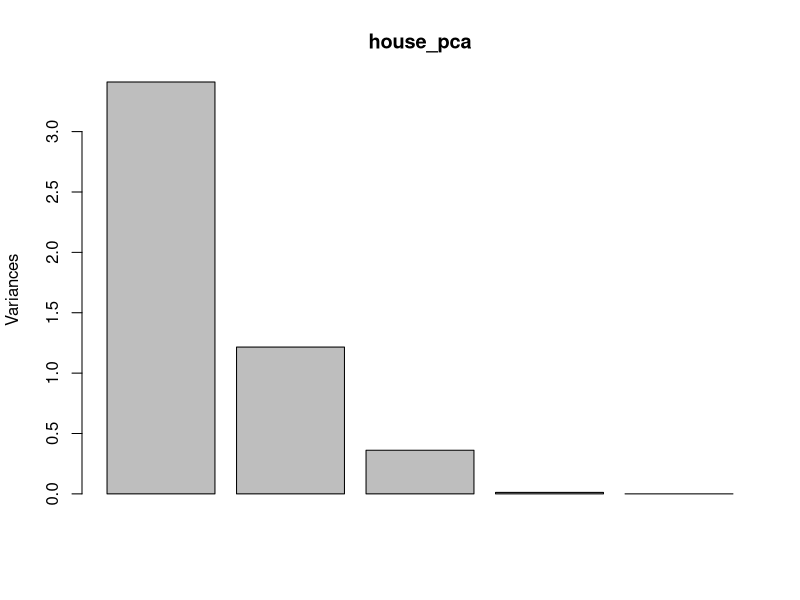
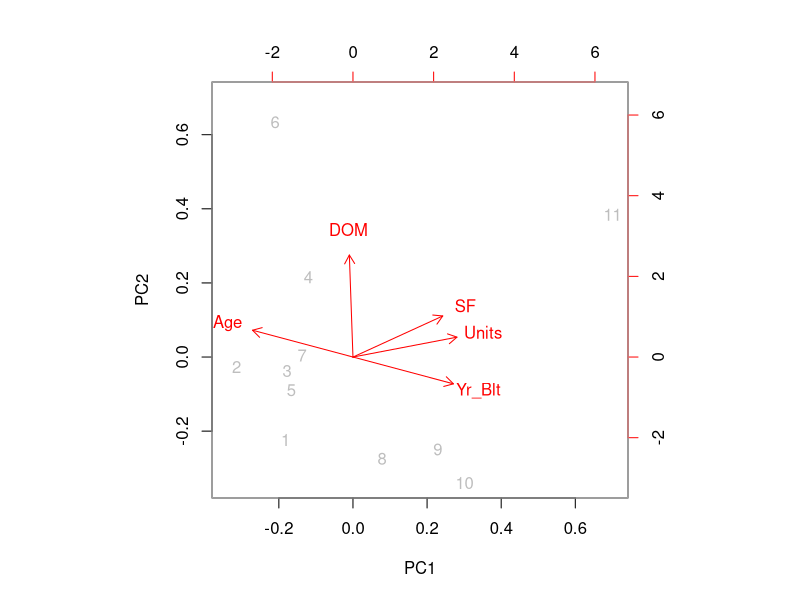
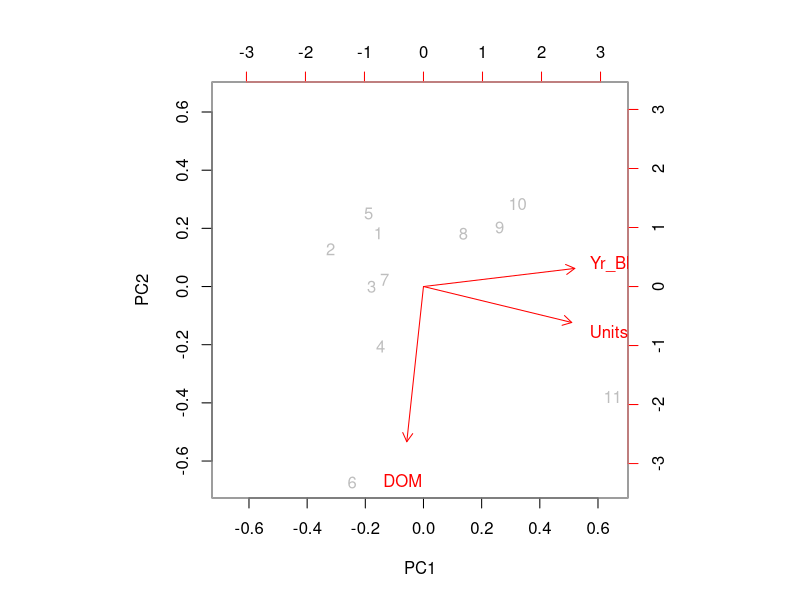

Generate these figures, in order, with R:
library(readxl)
houses <- read_excel("houses.xlsx")
View(houses)

#Filtering Rows
sold_houses <-  houses[which(houses$Status=='Sold'),]
View(sold_houses)

#Selecting Columns
variables <- subset(sold_houses, select = c('Sold_Price','SF','Units','Age','DOM','Yr_Blt'))

#Predictors
X <- as.matrix(subset(variables, select=c('SF', 'Units', 'Age', 'DOM' , 'Yr_Blt')))
View(X)

#dependent variable
Y <- as.matrix(subset(variables, select = c('Sold_Price')))

#Run the PCA
house_pca <- prcomp(X,scale. = TRUE)
summary(house_pca)
print(house_pca)

#Test correlation between PC1 and the dependent variable
cor(variables$'Sold_Price', house_pca$x[,1])
#Answer: 65% of the variance in $ is described by PC1

plot(house_pca)
biplot(house_pca,col=c("gray", "red"))

# -----------------------------------------------------------------
#Remove Age and SF
variables1 <- subset(variables, select = c('Sold_Price', 'Units', 'DOM' , 'Yr_Blt'))
X1 <- as.matrix(subset(variables, select=c('Units', 'DOM' , 'Yr_Blt')))
house_pca1 <- prcomp(X1,scale. = TRUE)
summary(house_pca1)
print(house_pca1)


cor(variables1$'Sold_Price', house_pca1$x[,1])
#Answer: 66% of the variance in $ is described by PC1

biplot(house_pca1,col=c("gray", "red"))
